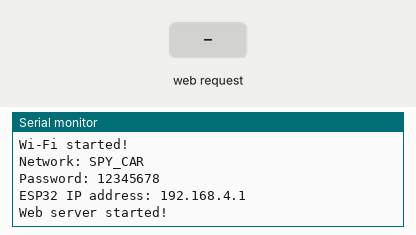
Recording of a sketch running on a simulated Seeed XIAO ESP32-S3. Shown: the last lines printed to the serial monitor. The inputs (shaded band) are chosen by the test bench.

Above: at 2.2 s.
2.3 s: HTTP request GET /forward received
At 3.5 s:
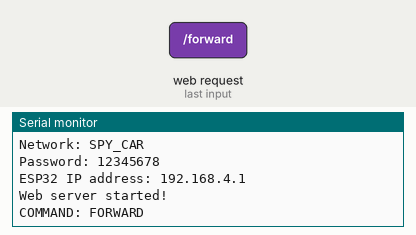
3.8 s: HTTP request GET /backward received
At 4.7 s:
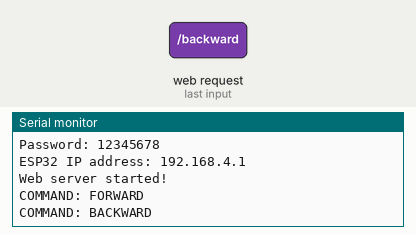
5.3 s: HTTP request GET /left received
At 5.8 s:
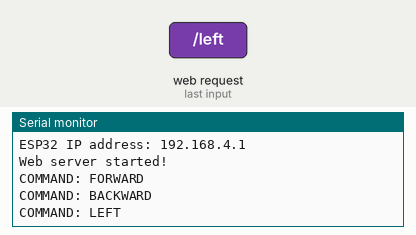
6.8 s: HTTP request GET /right received
At 8.0 s:
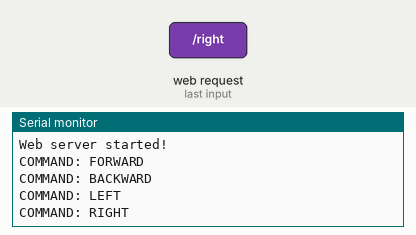
8.3 s: HTTP request GET /stop received
At 9.3 s:
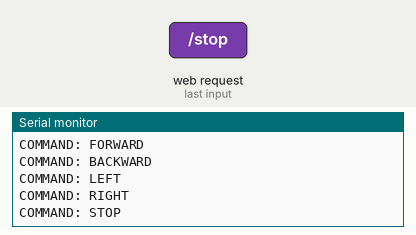

Measured:
- after the input at 2.3 s, the serial monitor: prints a new line at once (image 1)
- after the input at 3.8 s, the serial monitor: prints a new line at once (image 2)
- after the input at 5.3 s, the serial monitor: prints a new line at once (image 3)
- after the input at 6.8 s, the serial monitor: prints a new line at once (image 4)
- after the input at 8.3 s, the serial monitor: prints a new line at once (image 5)

The sketch:

wifi_control.ino
```cpp
// ==========================================
// SPY CAR - WIFI COMMUNICATION
// XIAO ESP32-S3 Sense
// ==========================================

#include <WiFi.h>
#include <WebServer.h>

// ESP32 creates its own Wi-Fi network
const char* ssid = "SPY_CAR";
const char* password = "12345678";

WebServer server(80);


// ==========================================
// HOME PAGE
// ==========================================

void handleRoot() {

  String page = "";

  page += "<html>";
  page += "<head>";
  page += "<title>Spy Car Control</title>";
  page += "</head>";

  page += "<body>";
  page += "<h1>SPY CAR</h1>";

  page += "<p>Wi-Fi communication working!</p>";

  page += "<button onclick=\"location.href='/forward'\">FORWARD</button><br><br>";
  page += "<button onclick=\"location.href='/backward'\">BACKWARD</button><br><br>";
  page += "<button onclick=\"location.href='/left'\">LEFT</button><br><br>";
  page += "<button onclick=\"location.href='/right'\">RIGHT</button><br><br>";
  page += "<button onclick=\"location.href='/stop'\">STOP</button>";

  page += "</body>";
  page += "</html>";

  server.send(200, "text/html", page);
}


// ==========================================
// MOVEMENT COMMANDS
// ==========================================

void handleForward() {

  Serial.println("COMMAND: FORWARD");

  server.send(200, "text/plain", "FORWARD command received");
}


void handleBackward() {

  Serial.println("COMMAND: BACKWARD");

  server.send(200, "text/plain", "BACKWARD command received");
}


void handleLeft() {

  Serial.println("COMMAND: LEFT");

  server.send(200, "text/plain", "LEFT command received");
}


void handleRight() {

  Serial.println("COMMAND: RIGHT");

  server.send(200, "text/plain", "RIGHT command received");
}


void handleStop() {

  Serial.println("COMMAND: STOP");

  server.send(200, "text/plain", "STOP command received");
}


// ==========================================
// SETUP
// ==========================================

void setup() {

  Serial.begin(115200);

  delay(1000);

  Serial.println();
  Serial.println("================================");
  Serial.println("SPY CAR WIFI STARTING");
  Serial.println("================================");


  // Create Wi-Fi hotspot
  WiFi.softAP(ssid, password);

  IPAddress IP = WiFi.softAPIP();

  Serial.println("Wi-Fi started!");
  Serial.print("Network: ");
  Serial.println(ssid);

  Serial.print("Password: ");
  Serial.println(password);

  Serial.print("ESP32 IP address: ");
  Serial.println(IP);


  // Web pages
  server.on("/", handleRoot);

  server.on("/forward", handleForward);
  server.on("/backward", handleBackward);
  server.on("/left", handleLeft);
  server.on("/right", handleRight);
  server.on("/stop", handleStop);


  server.begin();

  Serial.println("Web server started!");
}


// ==========================================
// LOOP
// ==========================================

void loop() {

  server.handleClient();
}
```
